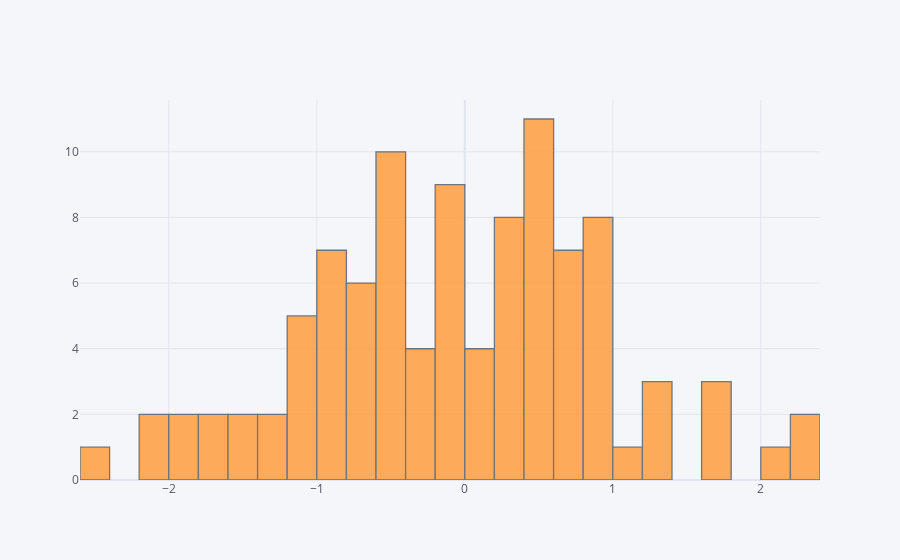

Source (notebook cell):
### Markdown cell above
## histogram

### Code cell
df['A'].iplot(kind='hist',bins=25)

### Figure 1 — Plotly figure (JSON) as saved in the notebook; plotly's stock layout.template omitted (floating-point values rounded to 4 significant figures)
{"data": [{"histfunc": "count", "histnorm": "", "marker": {"color": "rgba(255, 153, 51, 1.0)", "line": {"color": "#4D5663", "width": 1.3}}, "name": "A", "nbinsx": 25, "opacity": 0.8, "orientation": "v", "type": "histogram", "x": [-1.184, -1.838, -0.7277, -0.02897, 0.8255, -0.5615, -0.6603, 1.673, -0.2969, -0.7456, -0.9725, -0.1746, 0.04598, -0.9028, 0.66, -0.1374, -0.1993, 2.233, -0.5866, -0.4483, -0.8126, 0.3152, -1.533, -1.314, 0.7466, 1.364, 0.6228, 0.9741, -0.03275, -0.2365, -0.5208, 0.8151, 0.8676, 0.462, -0.7927, 0.0492, -1.008, -0.1901, 0.1694, 1.622, 0.4864, 0.6425, -1.635, -1.047, 0.3242, 0.09432, 0.3577, 0.9237, 1.611, -0.04256, -0.4349, -0.8495, -0.8286, 0.5324, 0.4491, -0.3741, 2.287, 0.8057, 0.6118, 1.348, 0.8586, -1.865, 0.5199, -0.5138, -0.1486, -0.8435, -0.4313, 0.328, -0.961, 0.4605, -0.7228, -1.245, -0.1006, 0.8033, -1.168, -2.512, -2.037, 0.4415, -2.198, 0.3433, -0.2887, 0.3427, 0.5998, 2.111, -0.6557, -1.173, 0.5906, 0.4864, -0.5647, -1.637, 1.132, 0.3465, -0.501, 1.224, 0.7943, 0.4683, 0.3067, 0.6219, -1.505, -0.5373]}], "layout": {"barmode": "overlay", "legend": {"bgcolor": "#F5F6F9", "font": {"color": "#4D5663"}}, "paper_bgcolor": "#F5F6F9", "plot_bgcolor": "#F5F6F9", "title": {"font": {"color": "#4D5663"}}, "xaxis": {"gridcolor": "#E1E5ED", "showgrid": true, "tickfont": {"color": "#4D5663"}, "title": {"font": {"color": "#4D5663"}, "text": ""}, "zerolinecolor": "#E1E5ED"}, "yaxis": {"gridcolor": "#E1E5ED", "showgrid": true, "tickfont": {"color": "#4D5663"}, "title": {"font": {"color": "#4D5663"}, "text": ""}, "zerolinecolor": "#E1E5ED"}}}
